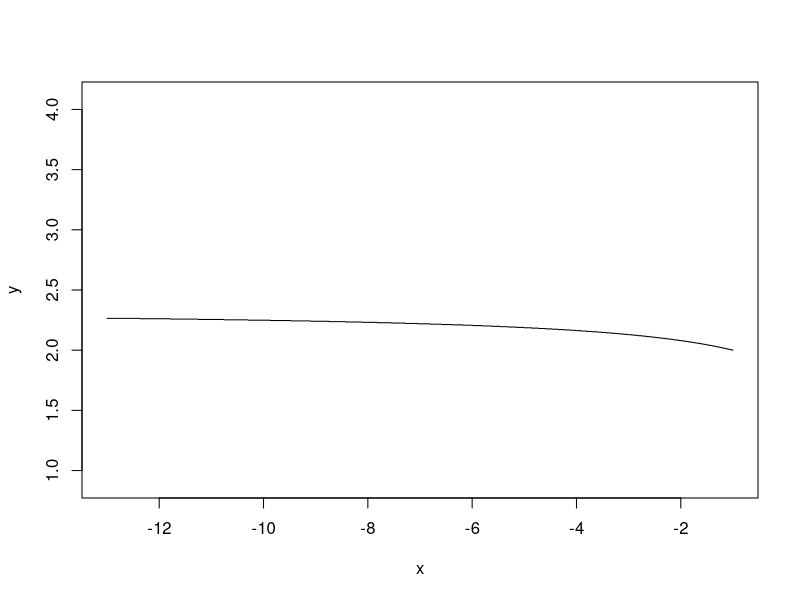
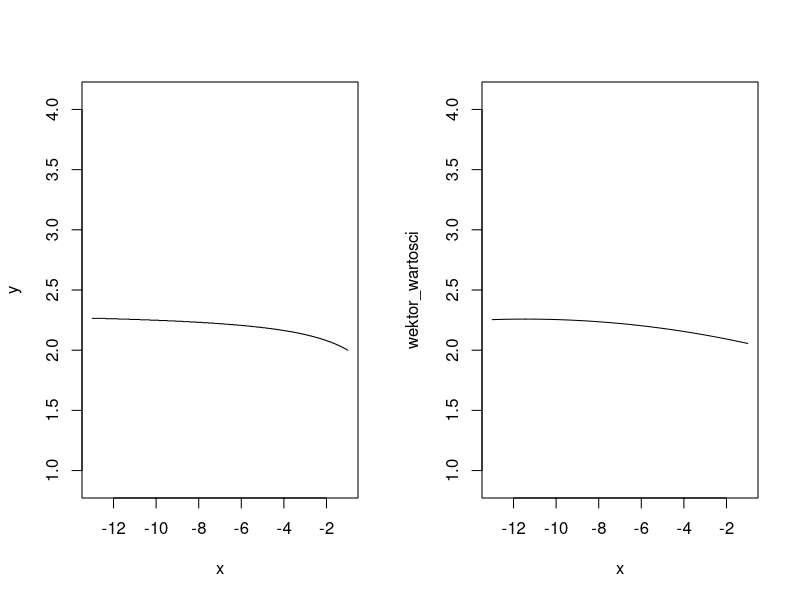

Write R code to recreate these figures, in order.
uwiklana <- function(X){
  stopifnot(ncol(X)==2)
  g <- function(x, y){
    suma <- 0
    for(i in 1:nrow(X)){
      e1 <- y - X[i, 2]
      suma <- suma + e1/sqrt((x-X[i,1])^2+(y-X[i,2])^2)
    }
    suma
  }
  g
}
test <- matrix(c(1, 1, 2, 2, 3, 4), ncol = 2, byrow = TRUE)
k <- uwiklana(test)
p <- 0:999/(999/(max(test[,2])-min(test[,2])))+min(test[,2])
x <- ((-1000):1000/(1000/(6))) - 7
y <- rep(0, times = length(x))
for(i in 1:length(x)){
  l <- abs(k(x[i], p))
  k(0, 0)
  l[is.nan(l)] <- Inf
  y[i] <- p[which(l==min(l))][1]
}
plot(x, y, typ="l", ylim=c(-0.1+min(test[,2]), max(test[,2])+0.1))
punkty <- cbind(x, y)
T <- matrix(nrow = 3)

poly.neville <- function(x, y, x0) {
  
  n <- length(x)
  q <- matrix(data = 0, n, n)
  q[,1] <- y
  
  for (i in 2:n) {
    for (j in i:n) {
      q[j,i] <- ((x0 - x[j-i+1]) * q[j,i-1] - (x0 - x[j]) * q[j-1,i-1]) / (x[j] - x[j-i+1])
    }
  }
  
  res <- list('Approximated value'=q[n,n], 'Neville iterations table'=q)
  return(res)
}
k_najlepsze <- c(1, 2, 3)
blad_najlepszy <- Inf
wektor_wartosci <- rep(Inf, times=length(x))
pb <- progress::progress_bar$new(total = 100*length(x))
for(i in 1:100){
  k <- sample(1:length(x), 3)
  poly_nev <- rep(Inf, times=length(x))
  blad <- rep(Inf, times=length(x))
  wektor <- rep(Inf, times=length(x))
  for(j in 1:length(x)){
    pb$tick()
    if(j %in% k){
      blad[j] <- 0
    }else{
      wartosc <- poly.neville(c(punkty[k[1],1], punkty[k[2],1], punkty[k[3],1]), c(punkty[k[1],2], punkty[k[2],2], punkty[k[3],2]), punkty[j,1])[[1]]
      blad[j] <- abs(wartosc - punkty[j,2])
      wektor[j] <- wartosc   
      }    
  }
  if(sum(blad)<= blad_najlepszy){
    blad_najlepszy <- sum(blad)
    k_najlepsze <- k
    wektor_wartosci <- wektor
  }
}
k_najlepsze
blad_najlepszy
wektor_wartosci
najF <- cbind(x, wektor_wartosci)
par(mfrow=c(1, 2))
plot(x, y, type="l", ylim=c(-0.1+min(test[,2]), max(test[,2])+0.1))
plot(najF, type="l", ylim=c(-0.1+min(test[,2]), max(test[,2])+0.1))
warnings()
poly.neville(c(punkty[1,1], punkty[1000,1], punkty[2000,1]), c(punkty[1,2], punkty[1000,2], punkty[2000,2]), punkty[500,1])
